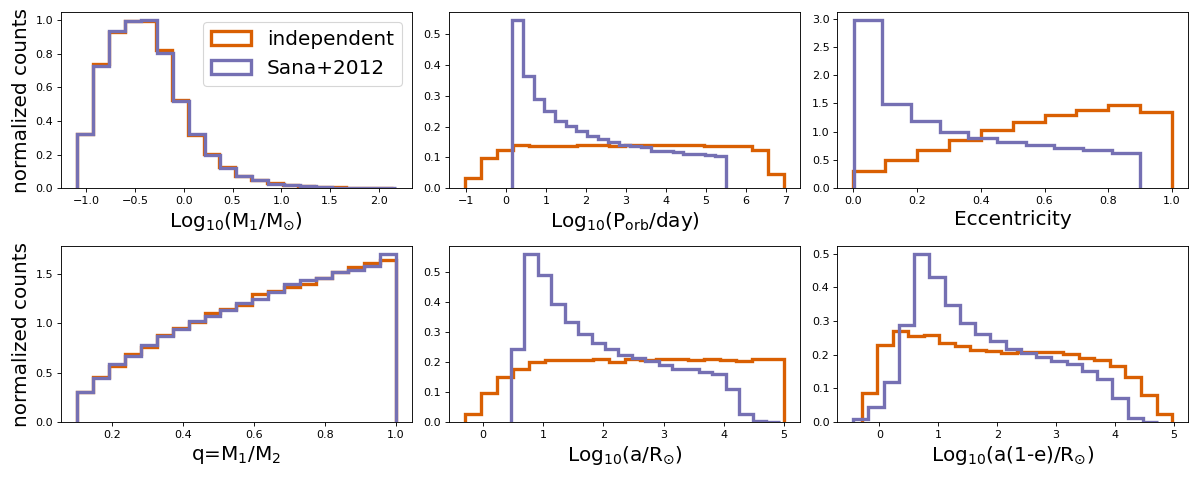

Write Python code to recreate this figure.
from cosmic.utils import a_from_p
from cosmic.sample.initialbinarytable import InitialBinaryTable
import pandas as pd
import numpy as np
import matplotlib.pyplot as plt
final_kstar = np.linspace(0,14,15)
colors = {'green' : '#1b9e77', 'purple' : '#d95f02', 'orange' : '#7570b3'}
BSEDict = {'xi': 1.0, 'bhflag': 1, 'neta': 0.5, 'windflag': 3, 'wdflag': 1, 'alpha1': 1.0, 'pts1': 0.001, 'pts3': 0.02, 'pts2': 0.01, 'epsnov': 0.001, 'hewind': 0.5, 'ck': 1000, 'bwind': 0.0, 'lambdaf': 0.5, 'mxns': 2.5, 'beta': 0.125, 'tflag': 1, 'acc2': 1.5, 'remnantflag': 3, 'ceflag': 0, 'eddfac': 1.0, 'ifflag': 0, 'bconst': 3000, 'sigma': 265.0, 'gamma': -1.0, 'pisn': 45.0, 'natal_kick_array' : [[-100.0,-100.0,-100.0,-100.0,0.0], [-100.0,-100.0,-100.0,-100.0,0.0]], 'bhsigmafrac' : 1.0, 'polar_kick_angle' : 90, 'qcrit_array' : [0.0,0.0,0.0,0.0,0.0,0.0,0.0,0.0,0.0,0.0,0.0,0.0,0.0,0.0,0.0,0.0], 'cekickflag' : 2, 'cehestarflag' : 0, 'cemergeflag' : 0, 'ecsn' : 2.5, 'ecsn_mlow' : 1.4, 'aic' : 1, 'ussn' : 0, 'sigmadiv' :-20.0, 'qcflag' : 2, 'eddlimflag' : 0, 'fprimc_array' : [2.0/21.0,2.0/21.0,2.0/21.0,2.0/21.0,2.0/21.0,2.0/21.0,2.0/21.0,2.0/21.0,2.0/21.0,2.0/21.0,2.0/21.0,2.0/21.0,2.0/21.0,2.0/21.0,2.0/21.0,2.0/21.0], 'bhspinflag' : 0, 'bhspinmag' : 0.0, 'rejuv_fac' : 1.0, 'rejuvflag' : 0, 'htpmb' : 1, 'ST_cr' : 1, 'ST_tide' : 0, 'bdecayfac' : 1, 'grflag' : 1, 'rembar_massloss' : 0.5, 'kickflag' : 0, 'zsun' : 0.014, 'bhms_coll_flag' : 0, 'don_lim' : -1, 'acc_lim' : -1}
initC_logP, m_sin_logP, m_bin_logP, n_sin_logP, n_bin_logP = InitialBinaryTable.sampler('independent',
                                                                                        final_kstar1=final_kstar,
                                                                                        final_kstar2=final_kstar,
                                                                                        binfrac_model=1.0,
                                                                                        primary_model='kroupa01',
                                                                                        ecc_model='thermal',
                                                                                        porb_model='log_uniform',
                                                                                        qmin=0.1,
                                                                                        SF_start=13700.0,
                                                                                        SF_duration=0.0,
                                                                                        met=0.02,
                                                                                        BSEDict=BSEDict,
                                                                                        size=100000)
initC_Sana, m_sin_Sana, m_bin_Sana, n_sin_Sana, n_bin_Sana = InitialBinaryTable.sampler('independent',
                                                                                        final_kstar1=final_kstar,
                                                                                        final_kstar2=final_kstar,
                                                                                        binfrac_model=1.0,
                                                                                        primary_model='kroupa01',
                                                                                        ecc_model='sana12',
                                                                                        porb_model='sana12',
                                                                                        qmin=0.1,
                                                                                        SF_start=13700.0,
                                                                                        SF_duration=0.0,
                                                                                        met=0.02,
                                                                                        BSEDict=BSEDict,
                                                                                        size=100000)
initC_logP['sep'] = a_from_p(p=initC_logP.porb, m1=initC_logP.mass_1, m2=initC_logP.mass_2)
initC_Sana['sep'] = a_from_p(p=initC_Sana.porb, m1=initC_Sana.mass_1, m2=initC_Sana.mass_2)
fig = plt.figure(figsize = (15,6))
ax1 = plt.subplot(231)
ax2 = plt.subplot(232)
ax3 = plt.subplot(233)
ax4 = plt.subplot(234)
ax5 = plt.subplot(235)
ax6 = plt.subplot(236)
ax1.hist(np.log10(initC_logP.mass_1), bins = 20, histtype='step', density=True,
         lw=3, color=colors['purple'], label='independent')
ax1.hist(np.log10(initC_Sana.mass_1), bins = 20, histtype='step', density=True,
         lw=3, color=colors['orange'], label='Sana+2012')
ax1.set_xlabel(r'Log$_{10}$(M$_1$/M$_{\odot}$)', size=18)
ax1.set_ylabel('normalized counts', size=18)
ax1.legend(prop={'size' : 18})
ax2.hist(np.log10(initC_logP.porb), bins = 20, histtype='step', density=True,
         lw=3, color=colors['purple'], label='independent')
ax2.hist(np.log10(initC_Sana.porb), bins = 20, histtype='step', density=True,
         lw=3, color=colors['orange'], label='Sana+2012')
ax2.set_xlabel(r'Log$_{10}$(P$_{\rm{orb}}$/day)', size=18)
ax3.hist(initC_logP.ecc, bins = 10, histtype='step', density=True,
         lw=3, color=colors['purple'], label='independent')
ax3.hist(initC_Sana.ecc, bins = 10, histtype='step', density=True,
         lw=3, color=colors['orange'], label='Sana+2012')
ax3.set_xlabel('Eccentricity', size=18)
ax4.hist(initC_logP.mass_2/initC_logP.mass_1, bins = 20, histtype='step', density=True,
         lw=3, color=colors['purple'], label='independent')
ax4.hist(initC_Sana.mass_2/initC_Sana.mass_1, bins = 20, histtype='step', density=True,
         lw=3, color=colors['orange'], label='Sana+2012')
ax4.set_xlabel(r'q=M$_1$/M$_2$', size=18)
ax4.set_ylabel('normalized counts', size=18)
ax5.hist(np.log10(initC_logP.sep), bins = 20, histtype='step', density=True,
         lw=3, color=colors['purple'], label='independent')
ax5.hist(np.log10(initC_Sana.sep), bins = 20, histtype='step', density=True,
         lw=3, color=colors['orange'], label='Sana+2012')
ax5.set_xlabel(r'Log$_{10}$(a/R$_{\odot}$)', size=18)
ax6.hist(np.log10(initC_logP.sep*(1-initC_logP.ecc)), bins = 20, histtype='step', density=True,
         lw=3, color=colors['purple'], label='independent')
ax6.hist(np.log10(initC_Sana.sep*(1-initC_Sana.ecc)), bins = 20, histtype='step', density=True,
         lw=3, color=colors['orange'], label='Sana+2012')
ax6.set_xlabel(r'Log$_{10}$(a(1-e)/R$_{\odot}$)', size=18)
fig.tight_layout()
fig.show()
